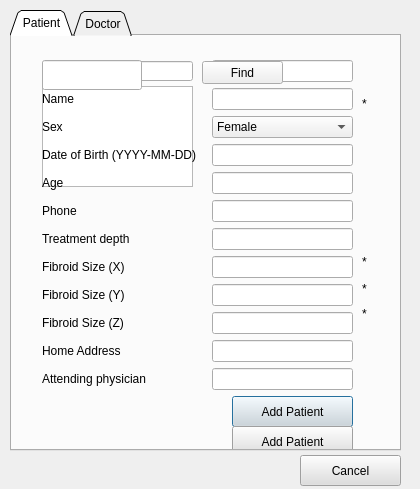
<?xml version="1.0" encoding="UTF-8"?>
<ui version="4.0">
 <class>AddUser</class>
 <widget class="QDialog" name="AddUser">
  <property name="geometry">
   <rect>
    <x>0</x>
    <y>0</y>
    <width>420</width>
    <height>489</height>
   </rect>
  </property>
  <property name="windowTitle">
   <string>Add User</string>
  </property>
  <widget class="QTabWidget" name="tabWidget">
   <property name="enabled">
    <bool>true</bool>
   </property>
   <property name="geometry">
    <rect>
     <x>10</x>
     <y>10</y>
     <width>391</width>
     <height>441</height>
    </rect>
   </property>
   <property name="contextMenuPolicy">
    <enum>Qt::DefaultContextMenu</enum>
   </property>
   <property name="tabPosition">
    <enum>QTabWidget::North</enum>
   </property>
   <property name="tabShape">
    <enum>QTabWidget::Triangular</enum>
   </property>
   <property name="currentIndex">
    <number>0</number>
   </property>
   <property name="documentMode">
    <bool>false</bool>
   </property>
   <property name="tabsClosable">
    <bool>false</bool>
   </property>
   <property name="movable">
    <bool>false</bool>
   </property>
   <property name="tabBarAutoHide">
    <bool>false</bool>
   </property>
   <widget class="QWidget" name="tab_Patient">
    <attribute name="title">
     <string>Patient</string>
    </attribute>
    <widget class="QWidget" name="formLayoutWidget">
     <property name="geometry">
      <rect>
       <x>30</x>
       <y>24</y>
       <width>311</width>
       <height>361</height>
      </rect>
     </property>
     <layout class="QFormLayout" name="formLayout">
      <property name="labelAlignment">
       <set>Qt::AlignLeading|Qt::AlignLeft|Qt::AlignVCenter</set>
      </property>
      <property name="horizontalSpacing">
       <number>15</number>
      </property>
      <item row="0" column="0">
       <widget class="QLabel" name="Label">
        <property name="text">
         <string>Case ID</string>
        </property>
       </widget>
      </item>
      <item row="0" column="1">
       <widget class="QLineEdit" name="LineEdit_SID"/>
      </item>
      <item row="1" column="0">
       <widget class="QLabel" name="label_5">
        <property name="text">
         <string>Name</string>
        </property>
        <property name="alignment">
         <set>Qt::AlignLeading|Qt::AlignLeft|Qt::AlignVCenter</set>
        </property>
       </widget>
      </item>
      <item row="1" column="1">
       <widget class="QLineEdit" name="lineEdit_PaName"/>
      </item>
      <item row="2" column="0">
       <widget class="QLabel" name="label_6">
        <property name="text">
         <string>Sex</string>
        </property>
       </widget>
      </item>
      <item row="2" column="1">
       <widget class="QComboBox" name="comboBox_PaGender">
        <property name="editable">
         <bool>false</bool>
        </property>
        <property name="currentText">
         <string>Female</string>
        </property>
        <property name="currentIndex">
         <number>0</number>
        </property>
        <property name="modelColumn">
         <number>0</number>
        </property>
        <item>
         <property name="text">
          <string>Female</string>
         </property>
        </item>
        <item>
         <property name="text">
          <string>Male</string>
         </property>
        </item>
       </widget>
      </item>
      <item row="4" column="0">
       <widget class="QLabel" name="label_7">
        <property name="text">
         <string>Age</string>
        </property>
       </widget>
      </item>
      <item row="4" column="1">
       <widget class="QLineEdit" name="lineEdit_PaAge"/>
      </item>
      <item row="5" column="0">
       <widget class="QLabel" name="label_8">
        <property name="text">
         <string>Phone</string>
        </property>
       </widget>
      </item>
      <item row="5" column="1">
       <widget class="QLineEdit" name="lineEdit_PaMobile"/>
      </item>
      <item row="6" column="0">
       <widget class="QLabel" name="label_26">
        <property name="text">
         <string>Treatment depth</string>
        </property>
       </widget>
      </item>
      <item row="6" column="1">
       <widget class="QLineEdit" name="lineEdit_PaDepth"/>
      </item>
      <item row="7" column="0">
       <widget class="QLabel" name="label_10">
        <property name="text">
         <string>Fibroid Size (X)</string>
        </property>
        <property name="alignment">
         <set>Qt::AlignLeading|Qt::AlignLeft|Qt::AlignVCenter</set>
        </property>
       </widget>
      </item>
      <item row="7" column="1">
       <widget class="QLineEdit" name="lineEdit_PaSizeX"/>
      </item>
      <item row="8" column="0">
       <widget class="QLabel" name="label_11">
        <property name="text">
         <string>Fibroid Size (Y)</string>
        </property>
       </widget>
      </item>
      <item row="8" column="1">
       <widget class="QLineEdit" name="lineEdit_PaSizeY"/>
      </item>
      <item row="9" column="0">
       <widget class="QLabel" name="label_12">
        <property name="text">
         <string>Fibroid Size (Z)</string>
        </property>
       </widget>
      </item>
      <item row="9" column="1">
       <widget class="QLineEdit" name="lineEdit_PaSizeZ"/>
      </item>
      <item row="10" column="0">
       <widget class="QLabel" name="label_27">
        <property name="text">
         <string>Home Address</string>
        </property>
       </widget>
      </item>
      <item row="10" column="1">
       <widget class="QLineEdit" name="lineEdit_PaAddress"/>
      </item>
      <item row="11" column="0">
       <widget class="QLabel" name="Label_3">
        <property name="text">
         <string>Attending physician</string>
        </property>
       </widget>
      </item>
      <item row="11" column="1">
       <widget class="QLineEdit" name="LineEdit_Doctor"/>
      </item>
      <item row="3" column="0">
       <widget class="QLabel" name="Label_Birth">
        <property name="text">
         <string>Date of Birth (YYYY-MM-DD)</string>
        </property>
       </widget>
      </item>
      <item row="3" column="1">
       <widget class="QLineEdit" name="LineEdit_Birth"/>
      </item>
     </layout>
     <widget class="QLineEdit" name="lineEdit_PaName1">
      <property name="geometry">
       <rect>
        <x>0</x>
        <y>0</y>
        <width>100</width>
        <height>30</height>
       </rect>
      </property>
     </widget>
    </widget>
    <widget class="QPushButton" name="pushButton_PaCommit1">
     <property name="geometry">
      <rect>
       <x>220</x>
       <y>360</y>
       <width>121</width>
       <height>31</height>
      </rect>
     </property>
     <property name="styleSheet">
      <string notr="true">background-color: rgb(222, 222, 222);
color: rgb(0, 0, 0);</string>
     </property>
     <property name="text">
      <string>Add Patient</string>
     </property>
    </widget>
    <widget class="QLabel" name="label_25">
     <property name="geometry">
      <rect>
       <x>350</x>
       <y>60</y>
       <width>31</width>
       <height>16</height>
      </rect>
     </property>
     <property name="text">
      <string>*</string>
     </property>
    </widget>
    <widget class="QLabel" name="label_28">
     <property name="geometry">
      <rect>
       <x>350</x>
       <y>218</y>
       <width>31</width>
       <height>16</height>
      </rect>
     </property>
     <property name="text">
      <string>*</string>
     </property>
    </widget>
    <widget class="QLabel" name="label_29">
     <property name="geometry">
      <rect>
       <x>350</x>
       <y>245</y>
       <width>31</width>
       <height>16</height>
      </rect>
     </property>
     <property name="text">
      <string>*</string>
     </property>
    </widget>
    <widget class="QLabel" name="label_30">
     <property name="geometry">
      <rect>
       <x>350</x>
       <y>270</y>
       <width>31</width>
       <height>16</height>
      </rect>
     </property>
     <property name="text">
      <string>*</string>
     </property>
    </widget>
    <widget class="QPushButton" name="pushButton_PaCommit">
     <property name="geometry">
      <rect>
       <x>220</x>
       <y>390</y>
       <width>121</width>
       <height>31</height>
      </rect>
     </property>
     <property name="styleSheet">
      <string notr="true">background-color: rgb(222, 222, 222);
color: rgb(0, 0, 0);</string>
     </property>
     <property name="text">
      <string>Add Patient</string>
     </property>
    </widget>
    <widget class="QLineEdit" name="lineEdit_findname">
     <property name="geometry">
      <rect>
       <x>30</x>
       <y>25</y>
       <width>151</width>
       <height>20</height>
      </rect>
     </property>
    </widget>
    <widget class="QPushButton" name="pushButton_findname">
     <property name="geometry">
      <rect>
       <x>190</x>
       <y>25</y>
       <width>81</width>
       <height>23</height>
      </rect>
     </property>
     <property name="text">
      <string>Find</string>
     </property>
    </widget>
    <widget class="QTableView" name="tableView">
     <property name="geometry">
      <rect>
       <x>30</x>
       <y>50</y>
       <width>151</width>
       <height>101</height>
      </rect>
     </property>
    </widget>
    <widget class="QLabel" name="label_connectstatus">
     <property name="geometry">
      <rect>
       <x>30</x>
       <y>1</y>
       <width>141</width>
       <height>20</height>
      </rect>
     </property>
     <property name="text">
      <string/>
     </property>
    </widget>
    <widget class="QLabel" name="label_32">
     <property name="geometry">
      <rect>
       <x>342</x>
       <y>110</y>
       <width>51</width>
       <height>20</height>
      </rect>
     </property>
     <property name="font">
      <font>
       <family>Arial</family>
       <pointsize>8</pointsize>
      </font>
     </property>
     <property name="text">
      <string/>
     </property>
    </widget>
    <zorder>lineEdit_findname</zorder>
    <zorder>tableView</zorder>
    <zorder>formLayoutWidget</zorder>
    <zorder>pushButton_PaCommit1</zorder>
    <zorder>label_25</zorder>
    <zorder>label_28</zorder>
    <zorder>label_29</zorder>
    <zorder>label_30</zorder>
    <zorder>pushButton_PaCommit</zorder>
    <zorder>pushButton_findname</zorder>
    <zorder>label_connectstatus</zorder>
    <zorder>label_32</zorder>
   </widget>
   <widget class="QWidget" name="tab_Doctor">
    <attribute name="title">
     <string>Doctor</string>
    </attribute>
    <widget class="QWidget" name="formLayoutWidget_2">
     <property name="geometry">
      <rect>
       <x>40</x>
       <y>10</y>
       <width>301</width>
       <height>226</height>
      </rect>
     </property>
     <layout class="QFormLayout" name="formLayout_2">
      <property name="labelAlignment">
       <set>Qt::AlignLeading|Qt::AlignLeft|Qt::AlignVCenter</set>
      </property>
      <property name="horizontalSpacing">
       <number>17</number>
      </property>
      <item row="0" column="0">
       <widget class="QLabel" name="label_14">
        <property name="text">
         <string>Last Name</string>
        </property>
        <property name="alignment">
         <set>Qt::AlignLeading|Qt::AlignLeft|Qt::AlignVCenter</set>
        </property>
       </widget>
      </item>
      <item row="0" column="1">
       <widget class="QLineEdit" name="lineEdit_DrLastName"/>
      </item>
      <item row="1" column="0">
       <widget class="QLabel" name="label_15">
        <property name="text">
         <string>First Name</string>
        </property>
       </widget>
      </item>
      <item row="1" column="1">
       <widget class="QLineEdit" name="lineEdit_DrFirstName"/>
      </item>
      <item row="3" column="0">
       <widget class="QLabel" name="label_22">
        <property name="text">
         <string>Sex</string>
        </property>
       </widget>
      </item>
      <item row="4" column="0">
       <widget class="QLabel" name="label_16">
        <property name="text">
         <string>Age</string>
        </property>
       </widget>
      </item>
      <item row="4" column="1">
       <widget class="QLineEdit" name="lineEdit_DrAge"/>
      </item>
      <item row="5" column="0">
       <widget class="QLabel" name="label_17">
        <property name="text">
         <string>Title</string>
        </property>
       </widget>
      </item>
      <item row="5" column="1">
       <widget class="QLineEdit" name="lineEdit_DrPost"/>
      </item>
      <item row="6" column="0">
       <widget class="QLabel" name="label_18">
        <property name="text">
         <string>Administrator</string>
        </property>
       </widget>
      </item>
      <item row="7" column="0">
       <widget class="QLabel" name="label_19">
        <property name="text">
         <string>Phone</string>
        </property>
        <property name="alignment">
         <set>Qt::AlignLeading|Qt::AlignLeft|Qt::AlignVCenter</set>
        </property>
       </widget>
      </item>
      <item row="7" column="1">
       <widget class="QLineEdit" name="lineEdit_DrMobile"/>
      </item>
      <item row="8" column="0">
       <widget class="QLabel" name="label_20">
        <property name="text">
         <string>Email</string>
        </property>
       </widget>
      </item>
      <item row="8" column="1">
       <widget class="QLineEdit" name="lineEdit_DrEmail"/>
      </item>
      <item row="6" column="1">
       <widget class="QCheckBox" name="checkBox_DrIsAdmin">
        <property name="text">
         <string>Administrator</string>
        </property>
       </widget>
      </item>
      <item row="2" column="0">
       <widget class="QLabel" name="label_23">
        <property name="text">
         <string>Full Name</string>
        </property>
       </widget>
      </item>
      <item row="2" column="1">
       <widget class="QLineEdit" name="lineEdit_DrFullName"/>
      </item>
      <item row="3" column="1">
       <widget class="QComboBox" name="comboBox_DrGender">
        <property name="editable">
         <bool>false</bool>
        </property>
        <property name="currentText">
         <string>Female</string>
        </property>
        <property name="currentIndex">
         <number>0</number>
        </property>
        <property name="modelColumn">
         <number>0</number>
        </property>
        <item>
         <property name="text">
          <string>Female</string>
         </property>
        </item>
        <item>
         <property name="text">
          <string>Male</string>
         </property>
        </item>
       </widget>
      </item>
     </layout>
    </widget>
    <widget class="QPushButton" name="pushButton_DrCommit">
     <property name="geometry">
      <rect>
       <x>220</x>
       <y>370</y>
       <width>121</width>
       <height>31</height>
      </rect>
     </property>
     <property name="styleSheet">
      <string notr="true">background-color: rgb(222, 222, 222);
color: rgb(0, 0, 0);</string>
     </property>
     <property name="text">
      <string>Add Physician</string>
     </property>
    </widget>
    <widget class="QGroupBox" name="groupBox">
     <property name="geometry">
      <rect>
       <x>40</x>
       <y>250</y>
       <width>301</width>
       <height>111</height>
      </rect>
     </property>
     <property name="title">
      <string>Login Information</string>
     </property>
     <widget class="QWidget" name="formLayoutWidget_3">
      <property name="geometry">
       <rect>
        <x>10</x>
        <y>20</y>
        <width>281</width>
        <height>81</height>
       </rect>
      </property>
      <layout class="QFormLayout" name="formLayout_3">
       <property name="labelAlignment">
        <set>Qt::AlignLeading|Qt::AlignLeft|Qt::AlignVCenter</set>
       </property>
       <item row="0" column="0">
        <widget class="QLabel" name="label">
         <property name="text">
          <string>Username</string>
         </property>
        </widget>
       </item>
       <item row="0" column="1">
        <widget class="QLineEdit" name="lineEdit_DrLoginUserName"/>
       </item>
       <item row="1" column="0">
        <widget class="QLabel" name="label_2">
         <property name="text">
          <string>Password</string>
         </property>
        </widget>
       </item>
       <item row="1" column="1">
        <widget class="QLineEdit" name="lineEdit_DrLonginPwd">
         <property name="echoMode">
          <enum>QLineEdit::Password</enum>
         </property>
        </widget>
       </item>
       <item row="2" column="0">
        <widget class="QLabel" name="label_3">
         <property name="text">
          <string>Confirm Password</string>
         </property>
        </widget>
       </item>
       <item row="2" column="1">
        <widget class="QLineEdit" name="lineEdit_DrLoginPwd2">
         <property name="echoMode">
          <enum>QLineEdit::Password</enum>
         </property>
        </widget>
       </item>
      </layout>
     </widget>
    </widget>
    <widget class="QLabel" name="label_4">
     <property name="geometry">
      <rect>
       <x>350</x>
       <y>10</y>
       <width>31</width>
       <height>16</height>
      </rect>
     </property>
     <property name="text">
      <string>*</string>
     </property>
    </widget>
    <widget class="QLabel" name="label_9">
     <property name="geometry">
      <rect>
       <x>350</x>
       <y>37</y>
       <width>31</width>
       <height>16</height>
      </rect>
     </property>
     <property name="text">
      <string>*</string>
     </property>
    </widget>
    <widget class="QLabel" name="label_13">
     <property name="geometry">
      <rect>
       <x>350</x>
       <y>63</y>
       <width>31</width>
       <height>16</height>
      </rect>
     </property>
     <property name="text">
      <string>*</string>
     </property>
    </widget>
    <widget class="QLabel" name="label_21">
     <property name="geometry">
      <rect>
       <x>350</x>
       <y>272</y>
       <width>31</width>
       <height>16</height>
      </rect>
     </property>
     <property name="text">
      <string>*</string>
     </property>
    </widget>
    <widget class="QLabel" name="label_24">
     <property name="geometry">
      <rect>
       <x>350</x>
       <y>300</y>
       <width>31</width>
       <height>16</height>
      </rect>
     </property>
     <property name="text">
      <string>*</string>
     </property>
    </widget>
    <widget class="QLabel" name="label_31">
     <property name="geometry">
      <rect>
       <x>350</x>
       <y>326</y>
       <width>31</width>
       <height>16</height>
      </rect>
     </property>
     <property name="text">
      <string>*</string>
     </property>
    </widget>
   </widget>
  </widget>
  <widget class="QPushButton" name="pushButton_Cancel">
   <property name="geometry">
    <rect>
     <x>300</x>
     <y>455</y>
     <width>101</width>
     <height>31</height>
    </rect>
   </property>
   <property name="styleSheet">
    <string notr="true">background-color: rgb(222, 222, 222);
color: rgb(0, 0, 0);</string>
   </property>
   <property name="text">
    <string>Cancel</string>
   </property>
  </widget>
 </widget>
 <resources/>
 <connections/>
</ui>
